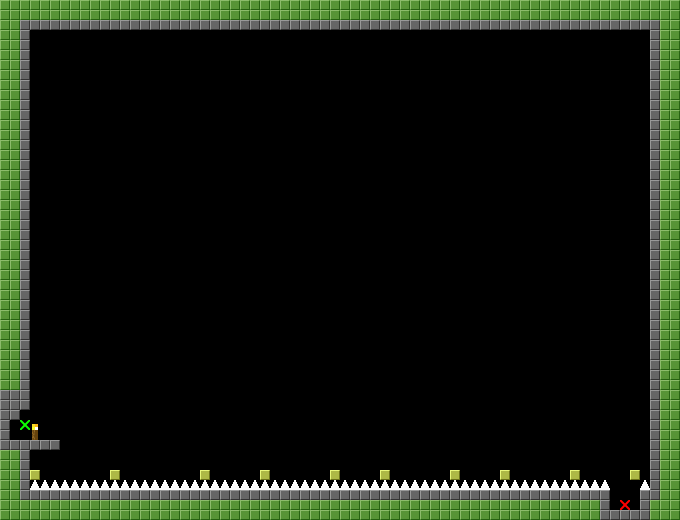

Below is a game level as drawn by its tile map, then a one-line description and the .tmx that defines it (tile-layer data replaced by summaries):
An orthogonal 68x52 tile map with 10x10 px tiles, 3 tile layers (collision, platforms, map), 2 tilesets.

<map version="1.0" orientation="orthogonal" width="68" height="52" tilewidth="10" tileheight="10">
 <tileset firstgid="1" name="10pixTiles" tilewidth="10" tileheight="10">
  <image source="10pixTiles.PNG" width="60" height="20" />
  <tile id="0">
   <properties>
    <property name="Type" value="collision" />
   </properties>
  </tile>
  <tile id="5">
   <properties>
    <property name="Type" value="platform" />
   </properties>
  </tile>
  <tile id="7">
   <properties>
    <property name="Type" value="checkpoint" />
   </properties>
  </tile>
  <tile id="10">
   <properties>
    <property name="Type" value="end" />
   </properties>
  </tile>
  <tile id="11">
   <properties>
    <property name="Type" value="start" />
   </properties>
  </tile>
 </tileset>
 <tileset firstgid="13" name="10pixSpikes" tilewidth="10" tileheight="10">
  <image source="10pixSpikes.png" width="20" height="20" />
  <tile id="0">
   <properties>
    <property name="Type" value="spike" />
   </properties>
  </tile>
  <tile id="1">
   <properties>
    <property name="Type" value="spike" />
   </properties>
  </tile>
  <tile id="2">
   <properties>
    <property name="Type" value="spike" />
   </properties>
  </tile>
  <tile id="3">
   <properties>
    <property name="Type" value="spike" />
   </properties>
  </tile>
 </tileset>
 <layer name="collision" width="68" height="52">
  <properties>
   <property name="Layer" value="collision" />
  </properties>
  <data>[3536 cells, 5 non-empty, 3 distinct tile ids]</data>
 </layer>
 <layer name="platforms" width="68" height="52">
  <data>[3536 cells, 10 non-empty, 1 distinct tile ids]</data>
 </layer>
 <layer name="map" width="68" height="52">
  <properties>
   <property name="Layer" value="map" />
  </properties>
  <data>[3536 cells, 734 non-empty, 5 distinct tile ids]</data>
 </layer>
</map>
